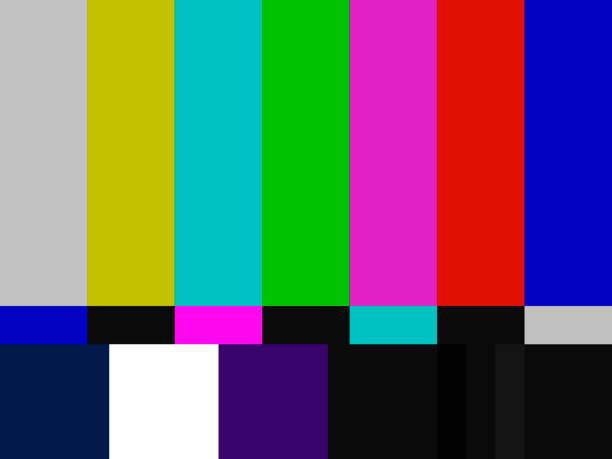
//> input picture image/imagem_original.jpg, 612 x 459 px
$ ./atv5   (built with g++ and OpenCV 4)
//> lines starting //> are read from the running program, lines starting //| are printed output that depends on the picture
#include <iostream>
#include <opencv2/opencv.hpp>
#include <opencv2/imgcodecs.hpp>

using namespace std;
using namespace cv;

int main()
{

    // https://www-baeldung-com.translate.goog/cs/image-histograms?_x_tr_sl=en&_x_tr_tl=pt&_x_tr_hl=pt&_x_tr_pto=tc
    // ==================== ATIVIDADE 5: HISTOGRAMA ====================

    // HISTOGRAMA PARA IMAGEM COLORIDA - CORREÇÃO
    // Para imagem colorida, precisamos de histogramas separados para cada canal
    Mat image = imread("../image/imagem_original.jpg");
//> image is the input picture: 459 rows x 612 cols, CV_8UC3; mean B, G, R 105, 97.8, 100.8
    Mat grayImage = imread("../image/imagem_cinza_aritmetica.jpg");
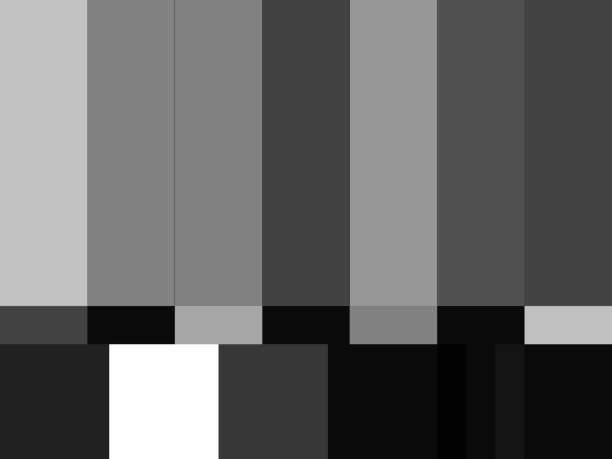
//> input picture image/imagem_cinza_aritmetica.jpg, 612 x 459 px
//> grayImage is the input picture: 459 rows x 612 cols, CV_8UC3; min 0, max 255, mean 101
    if (image.empty() || grayImage.empty())
    {
        cerr << "Erro ao carregar a imagem!" << endl;
        return 1;
    }

    int histB[256] = {0};
    int histG[256] = {0};
    int histR[256] = {0};

    // Contar pixels para cada canal da imagem colorida
    for (int i = 0; i < image.rows; i++)
    {
        for (int j = 0; j < image.cols; j++)
        {
            Vec3b pixel = image.at<Vec3b>(i, j);
            histB[pixel[0]]++; // Canal Blue
            histG[pixel[1]]++; // Canal Green
            histR[pixel[2]]++; // Canal Red
        }
    }
//> after the loop, histB = 256 values, max 79958 at index 194, min 0 at index 28, mean 1097.3; histG = 256 values, max 100316 at index 194, min 0 at index 42, mean 1097.3; histR = 256 values, max 67740 at index 0, min 0 at index 32, mean 1097.3

    // Criar imagem para histograma colorido
    int hist_w = 512;
    int hist_h = 400;
    int bin_w = cvRound((double)hist_w / 256);
    Mat histColoridaImagem(hist_h, hist_w, CV_8UC3, Scalar(255, 255, 255));

    // Normalizar e desenhar cada canal com cor diferente
    int max_val_B = *max_element(histB, histB + 256);
//> max_val_B = 79958
    int max_val_G = *max_element(histG, histG + 256);
//> max_val_G = 100316
    int max_val_R = *max_element(histR, histR + 256);
//> max_val_R = 67740

    for (int i = 0; i < 256; i++)
    {
        int normalized_B = ((double)histB[i] / max_val_B) * hist_h;
        int normalized_G = ((double)histG[i] / max_val_G) * hist_h;
        int normalized_R = ((double)histR[i] / max_val_R) * hist_h;

        line(histColoridaImagem, Point(bin_w * i, hist_h),
             Point(bin_w * i, hist_h - normalized_B),
             Scalar(255, 0, 0), 1, 8, 0); // Azul para canal B

        line(histColoridaImagem, Point(bin_w * i, hist_h),
             Point(bin_w * i, hist_h - normalized_G),
             Scalar(0, 255, 0), 1, 8, 0); // Verde para canal G

        line(histColoridaImagem, Point(bin_w * i, hist_h),
             Point(bin_w * i, hist_h - normalized_R),
             Scalar(0, 0, 255), 1, 8, 0); // Vermelho para canal R
    }
//> this loop made 256 passes
//> (normalized_B, normalized_G, normalized_R) on passes 1 to 3: (260, 4, 400), (123, 0, 2), (16, 126, 24)
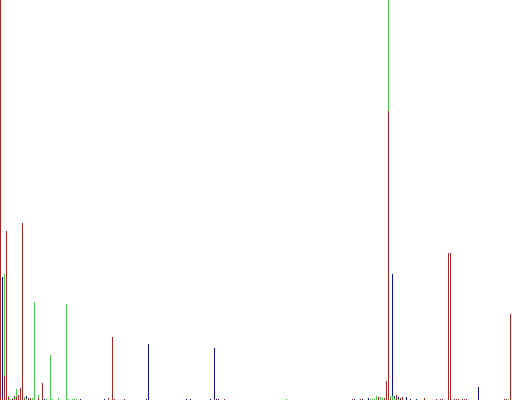
//> histColoridaImagem: 400 rows x 512 cols, CV_8UC3; mean B, G, R 252.4, 252.5, 253.9

    // HISTOGRAMA PARA IMAGEM CINZA
    int histCinza[256] = {0};

    for (int i = 0; i < grayImage.rows; i++)
    {
        for (int j = 0; j < grayImage.cols; j++)
        {
            uchar pixel = grayImage.at<uchar>(i, j);
            histCinza[pixel]++;
        }
    }
//> after the loop, histCinza = 256 values, max 99576 at index 129, min 0 at index 0, mean 1097.3

    Mat histImagemCinza(hist_h, hist_w, CV_8UC1, Scalar(255));

    int max_val_cinza = *max_element(histCinza, histCinza + 256);
//> max_val_cinza = 99576
    for (int i = 0; i < 256; i++)
    {
        histCinza[i] = ((double)histCinza[i] / max_val_cinza) * hist_h;
    }
//> after the loop, histCinza = 256 values, max 400 at index 129, min 0 at index 0, mean 4.3

    for (int i = 0; i < 256; i++)
    {
        line(histImagemCinza, Point(bin_w * i, hist_h),
             Point(bin_w * i, hist_h - histCinza[i]),
             Scalar(0), 1, 8, 0);
    }
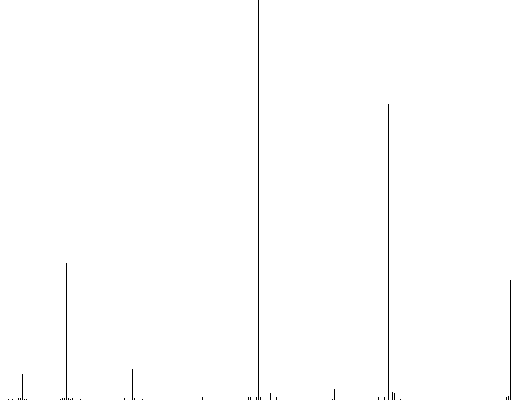
//> histImagemCinza: 400 rows x 512 cols, CV_8UC1; 99.5% white; black in thin lines or dots

    imwrite("../image/histograma_colorido.jpg", histColoridaImagem);
    imwrite("../image/histograma_cinza.jpg", histImagemCinza);

    return 0; // Retorna 0, indicando que o programa terminou com sucesso
}
